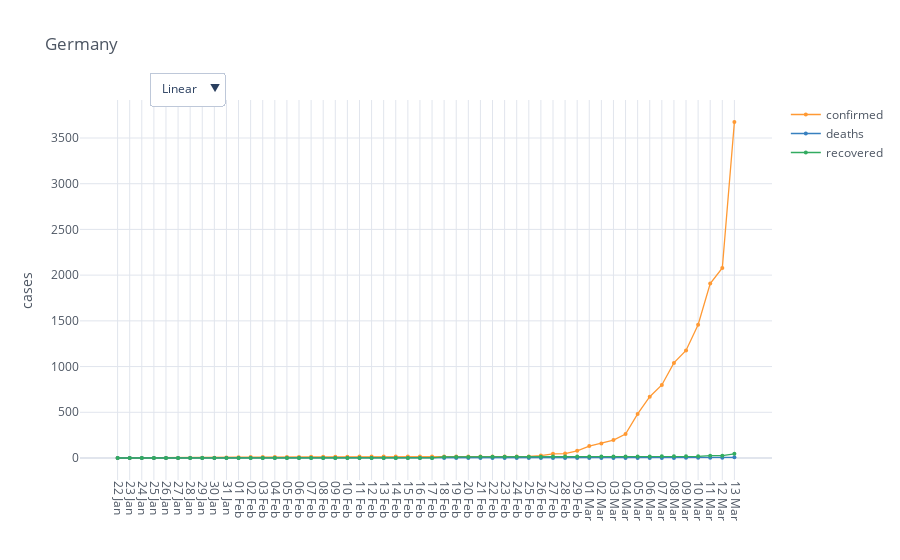

Notebook code cell kept with this figure:
### Code cell
import numpy as np
import pandas as pd
import cufflinks as cf
import plotly.graph_objs as go
import mytools.regression as reg
import mytools.date as dt
import mytools.plot as mp
import mytools.dataio as io
import matplotlib.pyplot as plt

cf.go_offline()
cf.set_config_file(offline=False, world_readable=True)

file_confirmed = 'https://raw.githubusercontent.com/CSSEGISandData/COVID-19/master/csse_covid_19_data/csse_covid_19_time_series/time_series_19-covid-Confirmed.csv'
file_deaths = 'https://raw.githubusercontent.com/CSSEGISandData/COVID-19/master/csse_covid_19_data/csse_covid_19_time_series/time_series_19-covid-Deaths.csv'
file_recovered = 'https://raw.githubusercontent.com/CSSEGISandData/COVID-19/master/csse_covid_19_data/csse_covid_19_time_series/time_series_19-covid-Recovered.csv'

country = 'Germany'


df_confirmed = pd.read_csv(file_confirmed)
confirmed_cases = df_confirmed[df_confirmed['Country/Region'] == country].loc[:, '1/22/20':].transpose(copy=True)

df_deaths = pd.read_csv(file_deaths)
death_cases = df_deaths[df_deaths['Country/Region'] == country].loc[:, '1/22/20':].transpose(copy=True)

df_recovered = pd.read_csv(file_recovered)
recovered_cases = df_recovered[df_recovered['Country/Region'] == country].loc[:, '1/22/20':].transpose(copy=True)

overall_stats = pd.concat([confirmed_cases, death_cases, recovered_cases], axis=1, sort=False)
overall_stats.columns = ['confirmed', 'deaths', 'recovered']

days = dt.str_to_day_of_year(overall_stats.index.to_list())
overall_stats.index = days

# fig = overall_stats.iplot(theme="white", title=country, size=4, yTitle='cases', mode='lines+markers', asFigure=True)
fig = mp.iplot_comparative_plot(overall_stats, title=country, size=4, yTitle='cases', mode='lines+markers', asFigure=True)
fig.show()

### Figure 1 — Plotly figure (JSON) as saved in the notebook; plotly's stock layout.template omitted (floating-point values rounded to 4 significant figures)
{"data": [{"line": {"color": "rgba(255, 153, 51, 1.0)", "dash": "solid", "shape": "linear", "width": 1.3}, "marker": {"size": 4, "symbol": "circle"}, "mode": "lines+markers", "name": "confirmed", "text": "", "type": "scatter", "x": [22, 23, 24, 25, 26, 27, 28, 29, 30, 31, 32, 33, 34, 35, 36, 37, 38, 39, 40, 41, 42, 43, 44, 45, 46, 47, 48, 49, 50, 51, 52, 53, 54, 55, 56, 57, 58, 59, 60, 61, 62, 63, 64, 65, 66, 67, 68, 69, 70, 71, 72, 73], "y": [0, 0, 0, 0, 0, 1, 4, 4, 4, 5, 8, 10, 12, 12, 12, 12, 13, 13, 14, 14, 16, 16, 16, 16, 16, 16, 16, 16, 16, 16, 16, 16, 16, 16, 17, 27, 46, 48, 79, 130, 159, 196, 262, 482, 670, 799, 1040, 1176, 1457, 1908, 2078, 3675]}, {"line": {"color": "rgba(55, 128, 191, 1.0)", "dash": "solid", "shape": "linear", "width": 1.3}, "marker": {"size": 4, "symbol": "circle"}, "mode": "lines+markers", "name": "deaths", "text": "", "type": "scatter", "x": [22, 23, 24, 25, 26, 27, 28, 29, 30, 31, 32, 33, 34, 35, 36, 37, 38, 39, 40, 41, 42, 43, 44, 45, 46, 47, 48, 49, 50, 51, 52, 53, 54, 55, 56, 57, 58, 59, 60, 61, 62, 63, 64, 65, 66, 67, 68, 69, 70, 71, 72, 73], "y": [0, 0, 0, 0, 0, 0, 0, 0, 0, 0, 0, 0, 0, 0, 0, 0, 0, 0, 0, 0, 0, 0, 0, 0, 0, 0, 0, 0, 0, 0, 0, 0, 0, 0, 0, 0, 0, 0, 0, 0, 0, 0, 0, 0, 0, 0, 0, 2, 2, 3, 3, 7]}, {"line": {"color": "rgba(50, 171, 96, 1.0)", "dash": "solid", "shape": "linear", "width": 1.3}, "marker": {"size": 4, "symbol": "circle"}, "mode": "lines+markers", "name": "recovered", "text": "", "type": "scatter", "x": [22, 23, 24, 25, 26, 27, 28, 29, 30, 31, 32, 33, 34, 35, 36, 37, 38, 39, 40, 41, 42, 43, 44, 45, 46, 47, 48, 49, 50, 51, 52, 53, 54, 55, 56, 57, 58, 59, 60, 61, 62, 63, 64, 65, 66, 67, 68, 69, 70, 71, 72, 73], "y": [0, 0, 0, 0, 0, 0, 0, 0, 0, 0, 0, 0, 0, 0, 0, 0, 0, 0, 0, 0, 0, 0, 1, 1, 1, 1, 1, 12, 12, 12, 14, 14, 14, 14, 14, 15, 16, 16, 16, 16, 16, 16, 16, 16, 17, 18, 18, 18, 18, 25, 25, 46]}], "layout": {"legend": {"bgcolor": "#FFFFFF", "font": {"color": "#4D5663"}}, "paper_bgcolor": "#FFFFFF", "plot_bgcolor": "#FFFFFF", "title": {"font": {"color": "#4D5663"}, "text": "Germany"}, "updatemenus": [{"buttons": [{"args": [{"xaxis.type": "linear", "yaxis.type": "linear"}], "label": "Linear", "method": "relayout"}, {"args": [{"xaxis.type": "log", "yaxis.type": "log"}], "label": "Log", "method": "relayout"}], "direction": "down", "pad": {"r": 10, "t": 10}, "showactive": true, "x": 0.1, "xanchor": "left", "y": 1.1, "yanchor": "top"}], "xaxis": {"gridcolor": "#E1E5ED", "showgrid": true, "tickangle": 90, "tickfont": {"color": "#4D5663"}, "tickmode": "array", "ticktext": ["22 Jan", "23 Jan", "24 Jan", "25 Jan", "26 Jan", "27 Jan", "28 Jan", "29 Jan", "30 Jan", "31 Jan", "01 Feb", "02 Feb", "03 Feb", "04 Feb", "05 Feb", "06 Feb", "07 Feb", "08 Feb", "09 Feb", "10 Feb", "11 Feb", "12 Feb", "13 Feb", "14 Feb", "15 Feb", "16 Feb", "17 Feb", "18 Feb", "19 Feb", "20 Feb", "21 Feb", "22 Feb", "23 Feb", "24 Feb", "25 Feb", "26 Feb", "27 Feb", "28 Feb", "29 Feb", "01 Mar", "02 Mar", "03 Mar", "04 Mar", "05 Mar", "06 Mar", "07 Mar", "08 Mar", "09 Mar", "10 Mar", "11 Mar", "12 Mar", "13 Mar"], "tickvals": [22, 23, 24, 25, 26, 27, 28, 29, 30, 31, 32, 33, 34, 35, 36, 37, 38, 39, 40, 41, 42, 43, 44, 45, 46, 47, 48, 49, 50, 51, 52, 53, 54, 55, 56, 57, 58, 59, 60, 61, 62, 63, 64, 65, 66, 67, 68, 69, 70, 71, 72, 73], "title": {"font": {"color": "#4D5663"}, "text": ""}, "zerolinecolor": "#E1E5ED"}, "yaxis": {"gridcolor": "#E1E5ED", "showgrid": true, "tickfont": {"color": "#4D5663"}, "title": {"font": {"color": "#4D5663"}, "text": "cases"}, "zerolinecolor": "#E1E5ED"}}}
